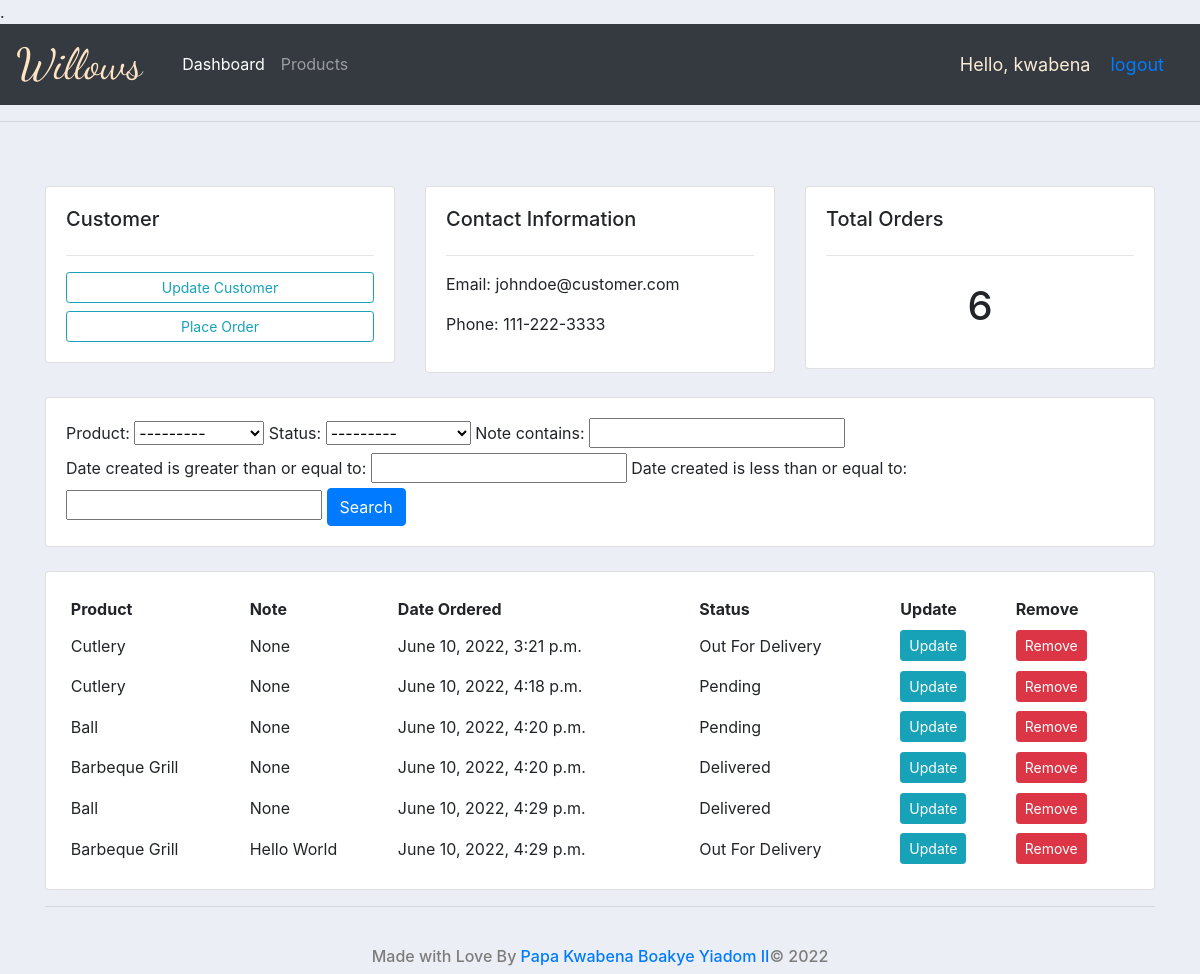
The app's page /customer/1/ (signed in) with its own data.
### accounts/models.py (models this page shows, shortened)
class Customer(models.Model):
    user = models.OneToOneField(User, on_delete=models.CASCADE, null=True, blank=True)
    name = models.CharField(max_length=255, null=True)
    phone = models.CharField(max_length=255, null=True)
    email = models.CharField(max_length=255, null=True)
    profile_pic = models.ImageField(default="blank-profile-picture.png", null=True, blank=True,)
    date_created = models.DateTimeField(auto_now_add=True, null=True )

class Order(models.Model):
    STATUS = (
        ("Pending", "Pending"),
        ("Out For Delivery", "Out For Delivery"),
        ("Delivered", "Delivered")
    )
    customer = models.ForeignKey(Customer, null=True, on_delete=models.SET_NULL)
    product = models.ForeignKey(Product, null=True, on_delete = models.SET_NULL)
    date_created = models.DateTimeField(auto_now_add=True, null=True, blank=True)
    status = models.CharField(max_length=255, null=True, choices=STATUS)
    note = models.CharField(max_length=255, null=True, blank=True)

class Product(models.Model):
    CATEGORY = (
        ("Indoor", "Indoor"),
        ("Outdoor", "Outdoor")
    )
    name = models.CharField(max_length=255, null=True)
    price = models.FloatField(null=True)
    category = models.CharField(max_length=255, choices=CATEGORY)
    description = models.CharField(max_length=255, null=True, blank=True)
    date_created = models.DateField(auto_now_add=True, null=True)
    thumbnail = models.ImageField(default='gift.jpg')
    tag = models.ManyToManyField(Tag)
    def __str__(self):
        return str(self.name)

### accounts/decorators.py (the view)
        def wrapper_func(request, *args, **kwargs):
            group = None
            if request.user.groups.exists():
                group = request.user.groups.all()[0].name
            if group in allowed_roles:
                return view_func(request, *args, ** kwargs)
            else:
                return HttpResponse("<h1>You Are Not Authorized to view this page!</h1>")

### accounts/views.py (called while the page is built)
@login_required(login_url='login')
@allowed_users(allowed_roles=["admin"])
def custumer(request, pk):
    customer = Customer.objects.get(id=pk)
    orders = customer.order_set.all()
    my_filter = OrderFilter(request.GET, queryset=orders)
    orders = my_filter.qs
    context = {"customer": customer,
               "orders": orders,
               "filter": my_filter,
               }
    return render(request, 'accounts/customer.html', context)

### templates/accounts/customer.html (shortened to what this page needs)
{% extends 'main.html' %}
{% block content %}
<br>
<div class="row">
    <div class="col-md">
        <div class="card card-body">
            <h5>Customer</h5>
            <hr>
            <a href="" class="btn btn-outline-info btn-sm btn-block">
                Update Customer
            </a>
            <a href="{% url 'create_order' customer.id %} " class="btn btn-outline-info btn-sm btn-block">
                Place Order
            </a>
        </div>
    </div>
    <div class="col-md">
        <div class="card card-body">
            <h5>Contact Information</h5>
            <hr>
            <p>Email: {{customer.email}} </p>
            <p>Phone: {{customer.phone}} </p>
        </div>
    </div>
    <div class="col-md">
        <div class="card card-body">
            <h5>Total Orders</h5>
            <hr>
            <h1 style="text-align: center; padding: 10px;">{{orders.count}}</h1>
        </div>
    </div>
</div>
<br>
<div class="row">
    <div class="col">
        <div class="card card-body">
            <form action="" method="get">
                {{filter.form}}
                <button class="btn btn-primary" type="submit">Search</button>
            </form>
        </div>
    </div>
</div>
<br>
<div class="row">
    <div class="col-md">
        <div class="card card-body">
            <table class="table-sm">
                <tr>
                    <th>Product</th>
                    <th>Note</th>
                    <th>Date Ordered</th>
                    <th>Status</th>
                    <th>Update</th>
                    <th>Remove</th>
                </tr>
                {% for order in orders %}
                <tr>
                    <td>{{order.product}}</td>
                    <td>{{order.note}}</td>
                    <td>{{order.date_created}}</td>
                    <td>{{order.status}}</td>
                    <td><a class="btn btn-sm btn-info" href="{% url 'update_order' order.id  %} ">Update</a></td>
                    <td><a class="btn btn-sm btn-danger" href="{% url 'delete_order' order.id  %} ">Remove</a></td>
                </tr>
                {% endfor %}
            </table>
        </div>
    </div>
</div>
{% endblock content %}

### templates/navbar.html (shortened to what this page needs)
{% load static %}
<nav class="navbar navbar-expand-lg navbar-dark bg-dark">
    <a style="font-family: 'Dancing Script', cursive; font-size: 2.7em; text-decoration: none; color: bisque; margin-right: 2rem;" href="{% url 'home' %}">Willows</a>
    <div class="collapse navbar-collapse" id="navbarNav">
        <ul class="navbar-nav">
            {% if request.user.is_staff %}
            <li class="nav-item active">
                <a class="nav-link" href="{% url 'home' %} ">Dashboard</a>
            </li>
            <li class="nav-item">
                <a class="nav-link" href="{% url 'products' %} ">Products</a>
            </li>
            {% else %}
             <li class="nav-item">
                <a class="nav-link" href="{% url 'account' %}">Settings</a>
            </li>
            {% endif %}
        </ul>
    </div>
    <span id="hello-msg">Hello, {{request.user.username}}</span>
    <span id="hello-msg"><a  href="{% url 'logout'%}">logout</a></span>
</nav>

### static/css/styles.css (style rules this page uses)
body { background-color: #ebeff5; }

### templates/navbar.html (style rules this page uses)
#hello-msg { font-size: 18px; color: antiquewhite; margin-right: 20px; }

### records on screen
Customer: email "johndoe@customer.com", phone "111-222-3333"
Order: product "Cutlery", note "None", date_created "June 10, 2022, 3:21 p.m.", status "Out For Delivery"
Order: product "Cutlery", note "None", date_created "June 10, 2022, 4:18 p.m.", status "Pending"
Order: product "Ball", note "None", date_created "June 10, 2022, 4:20 p.m.", status "Pending"
Order: product "Barbeque Grill", note "None", date_created "June 10, 2022, 4:20 p.m.", status "Delivered"
Order: product "Ball", note "None", date_created "June 10, 2022, 4:29 p.m.", status "Delivered"
Order: product "Barbeque Grill", note "Hello World", date_created "June 10, 2022, 4:29 p.m.", status "Out For Delivery"

### other values on screen
{{ request.user.username }} "kwabena"
{{ orders.count }} "6"
